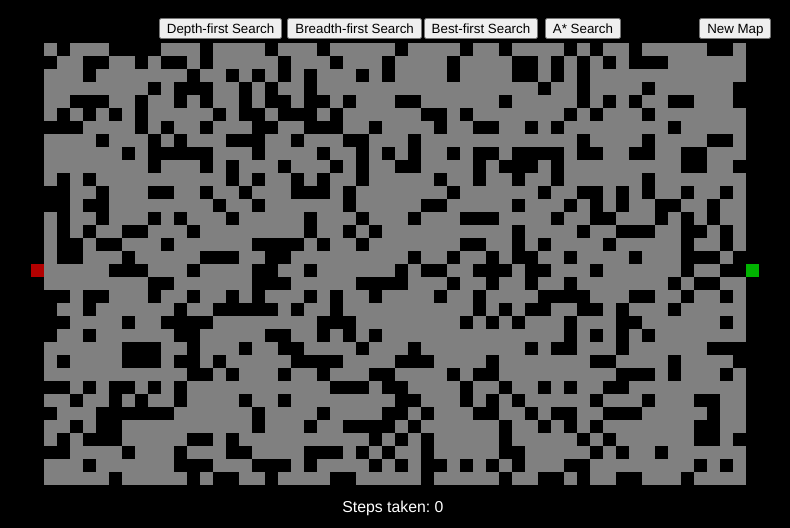
Frame 1 (no input)
Frame 60 (no input): identical to frame 1, image omitted
Frame 120 (the mouse pressed at the canvas centre since frame 60): identical to frame 1, image omitted

The p5.js sketch that drew this single still picture (run headless with seeded random() and noise() and a simulated clock; from frame 60 on, the mouse is pressed at the canvas centre):

// p5.js sketch
// ── sketch.js
// Canvas variables.
// Map's variables.
var theMap;
var pathfinder;
var traversed;
var finished;
var solvable;
var numSteps;
// Buttons.
var depthFirstButton;
var breadthFirstButton;
var bestSearchButton;
var aStarButton;
var newButton;
/**
 * Sets up the canvas.
 */
function setup() {
    createCanvas(SCREEN_WIDTH, SCREEN_HEIGHT);
    initComponents();
}
/**
 * Draws the canvas.
 */
function draw() {
    background(BLACK);
    update();
    theMap.show();
    showStepsTaken();
}
// Utility functions.
/**
 * Initializes the canvas.
 */
function initComponents() {
    theMap = new Map(ENTRANCE, EXIT);
    traversed = finished = solvable = false;
    numSteps = 0;
    depthFirstButton = createButton('Depth-first Search');
    depthFirstButton.position(width / 4.975, height / 30);
    depthFirstButton.mousePressed(() => {
        traverseBy(new DepthFirst(theMap));
    });
    breadthFirstButton = createButton('Breadth-first Search');
    breadthFirstButton.position(width / 2.75, height / 30);
    breadthFirstButton.mousePressed(() => {
        traverseBy(new BreadthFirst(theMap));
    });
    bestFirstButton = createButton('Best-first Search');
    bestFirstButton.position(width / 1.865, height / 30);
    bestFirstButton.mousePressed(() => {
        traverseBy(new BestFirst(theMap));
    });
    aStarButton = createButton('A* Search');
    aStarButton.position(width / 1.45, height / 30);
    aStarButton.mousePressed(() => {
        traverseBy(new AStar(theMap));
    });
    newButton = createButton('New Map');
    newButton.position(0.885 * width, height / 30);
    newButton.mousePressed(generateNewMap);
}
/**
 * Updates the canvas.
 */
function update() {
    if (solvable) {
        if (traversed && pathfinder.allPaths.length > 0) {
            for (var i = 0; i < 25; i++) {
                var index = pathfinder.allPaths.shift();
                if (index === theMap.exit) {
                    pathfinder.allPaths = [];
                    break;
                }
                theMap.cells[index].color = LIGHT_GRAY;
            }
        } else if (traversed && !finished && pathfinder.allPaths.length === 0) {
            finished = true;
        } else if (finished && pathfinder.path.length > 0) {
            for (var j = 0; j < 3 && pathfinder.path.length > 0; j++) {
                theMap.cells[pathfinder.path.pop()].color = BLUE;
                numSteps++;
                if (pathfinder.path.length === 0) {
                    numSteps--;
                }
            }
        }
    }
}
/**
 * Traverses the map until the exit is found.
 * @param {*} aPathfinder type of pathfinder
 */
function traverseBy(aPathfinder) {
    for (var i = 0; i < theMap.cells.length; i++) {
        if (isEntranceOrExit(i, theMap.entrance, theMap.exit)) {
            theMap.cells[i].color = (i === theMap.entrance) ? RED : GREEN;
        } else if (!theMap.cells[i].isWall) {
            theMap.cells[i].color = GRAY;
        }
    }
    pathfinder = aPathfinder;
    solvable = pathfinder.solve();
    traversed = true;
    finished = false;
    numSteps = 0;
}
/**
 * Generates a new map.
 */
function generateNewMap() {
    theMap = new Map(ENTRANCE, EXIT);
    pathfinder = null;
    traversed = finished = solvable = false;
    numSteps = 0;
}
/**
 * Shows the steps taken by the pathfinder.
 */
function showStepsTaken() {
    fill(WHITE);
    textSize(TEXT_SIZE);
    text("Steps taken: " + numSteps, width / 2 - width / 15, 0.97 * height);
}
// ── astar.js
/**
 * A Pathfinding object which uses A* search algorithm
 * to find the path between the map's entrance and exit.
 */
function AStar(aMap) {
    /**
     * Constructs a new pathfinder, based on A* search algorithm.
     */
    this.theMap = aMap;
    this.allPaths = [];
    this.path = [];
    /**
     * Solves the specified map, taking heuristics into account.
     */
    this.solve = function() {
        var hScores = [];
        var gScores = [];
        var fScores = [];
        var predecessors = [];
        for (var i = 0; i < this.theMap.cells.length; i++) {
            hScores[i] = heuristic(this.theMap, i, this.theMap.exit);
            gScores[i] = (i === this.theMap.entrance) ? 0 : Number.MAX_SAFE_INTEGER;
            fScores[i] = (i === this.theMap.entrance) ? hScores[i] : Number.MAX_SAFE_INTEGER;
            predecessors[i] = -1;
        }
        var closedSet = [];
        var openSet = [];
        openSet.push(this.theMap.entrance);
        while (openSet.length > 0) {
            var current = openSet.shift();
            if (current === this.theMap.exit) {
                var index = this.theMap.exit;
                this.path.push(this.theMap.exit);
                while (predecessors[index] != -1) {
                    this.path.push(predecessors[index]);
                    index = predecessors[index];
                }
                this.allPaths.push(current);
                return true;
            }
            closedSet.push(current);
            var neighbors = this.theMap.getNeighborsOf(current);
            neighbors.forEach((neighbor) => {
                if (!closedSet.includes(neighbor)) {
                    var tentativeGScore = gScores[current] + 1;
                    if (tentativeGScore < gScores[neighbor]) {
                        gScores[neighbor] = tentativeGScore;
                        fScores[neighbor] = gScores[neighbor] + hScores[neighbor];
                        predecessors[neighbor] = current;
                        if (!openSet.includes(neighbor)) {
                            openSet.push(neighbor);
                            openSet.sort((a ,b) => {
                                return fScores[a] - fScores[b];
                            });
                            this.allPaths.push(neighbor);
                        }
                    }
                }
            }, this);
        }
        return false;
    };
}
// ── bestfirst.js
/**
 * A Pathfinding object which uses Best-first search algorithm
 * to find the path between the map's entrance and exit.
 */
function BestFirst(aMap) {
    /**
     * Constructs a new pathfinder, based on Best-first search algorithm.
     */
    this.theMap = aMap;
    this.allPaths = [];
    this.path = [];
    /**
     * Solves the specified map, choosing the shortest possible path for each step.
     */
    this.solve = function() {
        var heuristics = [];
        var predecessors = [];
        for (var i = 0; i < this.theMap.cells.length; i++) {
            heuristics[i] = heuristic(this.theMap, i, this.theMap.exit);
            predecessors[i] = -1;
        }
        var closedSet = [];
        var openSet = [];
        openSet.push(this.theMap.entrance);
        while (openSet.length > 0) {
            var current = openSet.shift();
            if (current === this.theMap.exit) {
                var index = this.theMap.exit;
                this.path.push(this.theMap.exit);
                while (predecessors[index] != -1) {
                    this.path.push(predecessors[index]);
                    index = predecessors[index];
                }
                this.allPaths.push(current);
                return true;
            }
            closedSet.push(current);
            var neighbors = this.theMap.getNeighborsOf(current);
            neighbors.forEach((neighbor) => {
                if (!closedSet.includes(neighbor)) {
                    predecessors[neighbor] = current;
                    if (!openSet.includes(neighbor)) {
                        openSet.push(neighbor);
                        openSet.sort((a, b) => {
                            return heuristics[a] - heuristics[b];
                        });
                        this.allPaths.push(neighbor);
                    }
                }
            }, this);
        }
        return false;
    }; 
}
// ── breadthfirst.js
/**
 * A Pathfinding object which uses Breadth-first search algorithm
 * to find the path between the map's entrance and exit.
 */
function BreadthFirst(aMap) {
    /**
     * Constructs a new pathfinder, based on Breadth-first search algorithm.
     */
    this.theMap = aMap;
    this.allPaths = [];
    this.path = [];
    /**
     * Solves the specified map, using the shortest path possible.
     */
    this.solve = function() {
        var visited = [];
        var predecessors = [];
        for (var i = 0; i < this.theMap.cells.length; i++) {
            visited[i] = i === this.theMap.entrance;
            predecessors[i] = -1;
        }
        var queue = [];
        queue.push(this.theMap.entrance);
        while (queue.length > 0) {
            var current = queue.shift();
            if (current === this.theMap.exit) {
                var index = this.theMap.exit;
                this.path.push(this.theMap.exit);
                while (predecessors[index] != -1) {
                    this.path.push(predecessors[index]);
                    index = predecessors[index];
                }
                this.allPaths.push(current);
                return true;
            }
            var neighbors = this.theMap.getNeighborsOf(current);
            neighbors.forEach((neighbor) => {
                if (!visited[neighbor]) {
                    visited[neighbor] = true;
                    predecessors[neighbor] = current;
                    queue.push(neighbor);
                    this.allPaths.push(neighbor);
                }
            }, this);
        }
        return false;
    };
}
// ── cell.js
/**
 * A Cell object containing its coordinate on the map.
 */
function Cell(index, color, isWall) {
    /**
     * Constructs a new cell with the specified index, color, and wall status.
     */
    this.x = Math.floor(index % NUM_COLS) * CELL_SIZE + X_OFFSET;
    this.y = Math.floor(index / NUM_COLS) * CELL_SIZE + Y_OFFSET;
    this.color = color;
    this.isWall = isWall;
    /**
     * Shows this cell on the map.
     */
    this.show = function() {
        noStroke();
        fill(this.color);
        rect(this.x, this.y, CELL_SIZE, CELL_SIZE);
    };
}
// Utility function.
/**
 * Returns the cell index of this xy-coordinate.
 * @param {*} x x-coordinate
 * @param {*} y y-coordinate
 */
function indexOf(x, y) {
    if (x < 0 || x > NUM_COLS-1 || y < 0 || y > NUM_ROWS-1) {
        return -1;
    }
    return x + y * NUM_COLS;
}
// ── constants.js
// Canvas constants.
// Screen's dimension.
var SCREEN_WIDTH = Math.floor(screen.availWidth * 0.987701778);
var SCREEN_HEIGHT = Math.floor(screen.availHeight * 0.880376344);
var TEXT_SIZE = SCREEN_WIDTH / 50;
// Colors.
var BLACK = [0, 0, 0];
var GRAY = [128, 128, 128];
var LIGHT_GRAY = [179, 179, 179];
var WHITE = [255, 255, 255];
var RED = [179, 0, 0];
var GREEN = [0, 179, 0];
var BLUE = [0, 0, 179];
// Map and cells constants.
var CELL_SIZE = Math.floor(SCREEN_HEIGHT / 40);
var NUM_ROWS = Math.floor(SCREEN_HEIGHT / CELL_SIZE);
var NUM_COLS = Math.floor(SCREEN_WIDTH / CELL_SIZE);
var NUM_CELLS = Math.floor(NUM_ROWS * NUM_COLS);
var X_OFFSET = Math.floor((SCREEN_WIDTH - CELL_SIZE * NUM_COLS) / 2);
var Y_OFFSET = Math.floor((SCREEN_HEIGHT - CELL_SIZE * NUM_ROWS) / 2);
var ENTRANCE = Math.floor(NUM_ROWS / 2) * NUM_COLS + 2;
var EXIT = ENTRANCE + NUM_COLS - 5;
var WALL_CHANCE = 0.3;
// ── depthfirst.js
/**
 * A Pathfinding object which uses Depth-first search algorithm
 * to find the path between the map's entrance and exit.
 */
function DepthFirst(aMap) {
    /**
     * Constructs a new pathfinder, based on Depth-first search algorithm.
     */
    this.theMap = aMap;
    this.allPaths = [];
    this.path = [];
    /**
     * Solves the specified map randomly.
     */
    this.solve = function() {
        var visited = [];
        var predecessors = [];
        for (var i = 0; i < this.theMap.cells.length; i++) {
            visited[i] = i === this.theMap.entrance;
            predecessors[i] = -1;
        }
        var stack = [];
        stack.push(this.theMap.entrance);
        while (stack.length > 0) {
            var current = stack.pop();
            if (current === this.theMap.exit) {
                var index = this.theMap.exit;
                this.path.push(this.theMap.exit);
                while (predecessors[index] != -1) {
                    this.path.push(predecessors[index]);
                    index = predecessors[index];
                }
                this.allPaths.push(current);
                return true;
            }
            visited[current] = true;
            var neighbors = this.theMap.getNeighborsOf(current).reverse();
            neighbors.forEach((neighbor) => {
                if (!visited[neighbor]) {
                    predecessors[neighbor] = current;
                    stack.push(neighbor);
                    this.allPaths.push(neighbor);
                }
            }, this);
        }
        return false;
    };
}
// ── map.js
/**
 * A Map object containing an array of cells, which can either be paths or walls.
 */
function Map(entrance, exit) {
    /**
     * Constructs a new map, with an initialized array of cells.
     */
    this.entrance = entrance;
    this.exit = exit;
    this.cells = [];
    for (var i = 0; i < NUM_CELLS; i++) {
        if (isEntranceOrExit(i, entrance, exit)) {
            this.cells[i] = new Cell(i, ((i === entrance) ? RED : GREEN), false);
        } else if (isBound(i) || random() < WALL_CHANCE) {
            this.cells[i] = new Cell(i, BLACK, true);
        } else {
            this.cells[i] = new Cell(i, GRAY, false);
        }
    }
    /**
     * Returns the indices of the neighboring cells of the specified cell.
     */
    this.getNeighborsOf = function(index) {
        var neighbors = [];
        var i = Math.floor(this.cells[index].x / CELL_SIZE);
        var j = Math.floor(this.cells[index].y / CELL_SIZE);
        if (!this.cells[indexOf(i+1, j)].isWall) {
            neighbors.push(indexOf(i+1, j));
        }
        if (!this.cells[indexOf(i, j-1)].isWall) {
            neighbors.push(indexOf(i, j-1));
        }
        if (!this.cells[indexOf(i, j+1)].isWall) {
            neighbors.push(indexOf(i, j+1));
        }
        if (!this.cells[indexOf(i-1, j)].isWall) {
            neighbors.push(indexOf(i-1, j));
        }
        return neighbors;
    };
    /**
     * Shows the map on the canvas.
     */
    this.show = function() {
        for (var i = 0; i < this.cells.length; i++) {
            this.cells[i].show();
        }
    };
}
// Utility functions.
/**
 * Returns true if the specified cell is the entrance or exit.
 * @param {*} index index of the specified cell
 * @param {*} entrance index of the entrance
 * @param {*} exit index of the exit
 */
function isEntranceOrExit(index, entrance, exit) {
    return index === entrance || index === exit;
}
/**
 * Returns true if the specified must act as a bound of this map.
 * @param {*} index index of the specified cell
 */
function isBound(index) {
    var verticalBound = index < 3 * NUM_COLS || index > NUM_CELLS - 3 * NUM_COLS;
    var horizontalBound = index % NUM_COLS < 3 || index % NUM_COLS >= NUM_COLS - 3;
    return verticalBound || horizontalBound;
}
/**
 * Calculates the heuristic cost between two cells within the specified map.
 * @param {*} theMap the map
 * @param {*} a the first cell
 * @param {*} b the second cell
 */
function heuristic(theMap, a, b) {
    var x1 = Math.floor(theMap.cells[a].x / CELL_SIZE);
    var y1 = Math.floor(theMap.cells[a].y / CELL_SIZE);
    var x2 = Math.floor(theMap.cells[b].x / CELL_SIZE);
    var y2 = Math.floor(theMap.cells[b].y / CELL_SIZE);
    return Math.abs(x1 - x2) + Math.abs(y1 - y2);
}
